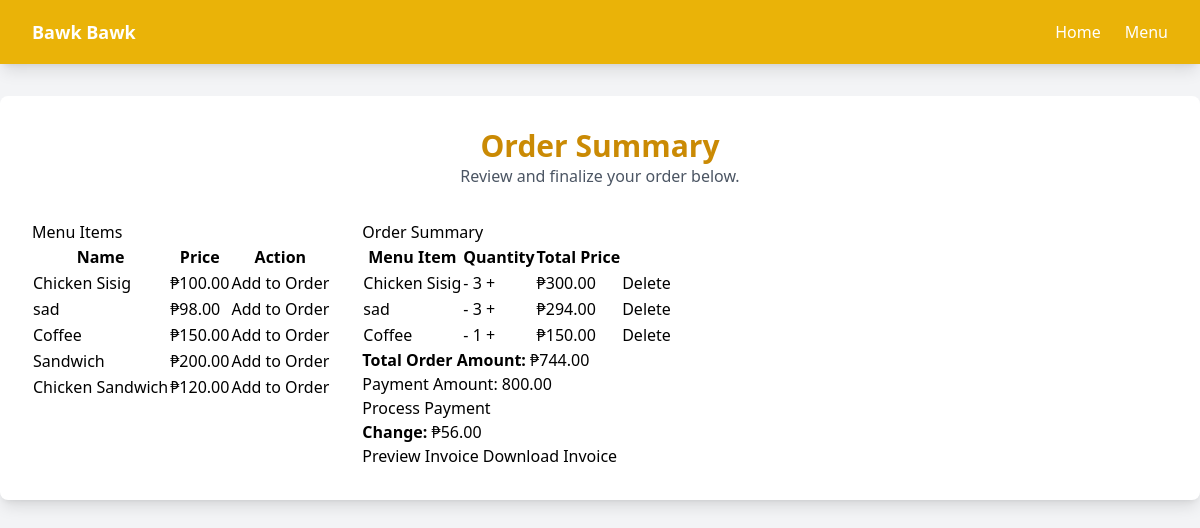
The page /order/payment/19/ on the database its author committed.
### sales_list/models.py (models this page shows, shortened)
class MenuItem(models.Model):
    name = models.CharField(max_length=255)
    price = models.DecimalField(max_digits=10, decimal_places=2)

class OrderDetail(models.Model):
    quantity = models.PositiveIntegerField()
    menu_item = models.ForeignKey(MenuItem, on_delete=models.CASCADE, blank=True, null=True)
    order_summary = models.ForeignKey(OrderSummary, on_delete=models.SET_NULL, blank=True, null=True)
    @property
    def total_price(self):
        return self.menu_item.price * self.quantity

class OrderSummary(models.Model):
    date = models.DateField(default=now)
    payment_amount = models.DecimalField(max_digits=10, decimal_places=2)
    @property
    def order_total(self):
        orderdetails = self.orderdetail_set.all()
        total = sum([details.total_price for details in orderdetails])
        return total
    @property
    def change(self):
        orderdetails = self.orderdetail_set.all()
        total = sum([details.total_price for details in orderdetails])
        change = self.payment_amount - total
        if total > self.payment_amount:
            return "Insufficient Amount!"
        elif self.payment_amount >= total:
            return change

### sales_list/views.py (the view, shortened to what this page needs)
# urls.py: path('order/payment/<int:order_id>/', sales.process_payment, name='process_payment'),
def process_payment(request, order_id):
    order_summary = OrderSummary.objects.get(id=order_id)
    all_order_items = OrderDetail.objects.filter(order_summary=order_summary)
    all_items = MenuItem.objects.all()
    return render(request, 'neworder.html', {
        'order_summary': order_summary,
        'all_items': all_items,  # Display all menu items on GET request
        'all_order_items': all_order_items  # Display current order items
    })

### sales_list/templates/neworder.html (shortened to what this page needs)
{% extends 'base.html' %}
{% block content %}
<div class="bg-white p-8 rounded-lg shadow-lg">
    <div class="text-center mb-8">
        <h1 class="text-3xl font-bold text-yellow-600">Order Summary</h1>
        <p class="text-gray-600">Review and finalize your order below.</p>
    </div>
    <div class="flex flex-row">
        <div>
            <h2>Menu Items</h2>
            <form method="POST">
                <table class="table-auto">
                    <thead>
                        <tr>
                            <th>Name</th>
                            <th>Price</th>
                            <th>Action</th>
                        </tr>
                    </thead>
                    <tbody>
                        {% for item in all_items %}
                        <tr>
                            <td>{{ item.name }}</td>
                            <td>₱{{ item.price }}</td>
                            <td>
                                <button type="submit" name="menu_item" value="{{ item.id }}" class="add-btn">Add to Order</button>
                            </td>
                        </tr>
                        {% endfor %}
                    </tbody>
                </table>
            </form>
        </div>
    <div class="pl-8">
        <h2>Order Summary</h2>
        <table class="table-auto">
            <thead>
                <tr>
                    <th>Menu Item</th>
                    <th>Quantity</th>
                    <th>Total Price</th>
                </tr>
            </thead>
            <tbody>
                {% for order_item in all_order_items %}
                <tr>
                    <td>{{ order_item.menu_item.name }}</td>
                    <td>
                        <form method="POST" action="{% url 'update_quantity' order_item.id %}">
                            <button type="submit" name="adjustment" value="decrease">-</button>
                            <span>{{ order_item.quantity }}</span>
                            <button type="submit" name="adjustment" value="increase">+</button>
                        </form>
                    </td>
                    <td>₱{{ order_item.total_price }}</td>
                    <td>
                        <a href="{% url 'delete_order_item' order_item.id %}">Delete</a>
                    </td>
                </tr>
                {% endfor %}
            </tbody>
        </table>
        <form method="POST" action="{% url 'process_payment' order_summary.id %}">
            <p><strong>Total Order Amount:</strong> ₱{{ order_summary.order_total }}</p>
            <div>
                <label for="payment_amount">Payment Amount:</label>
                <input type="number" name="payment_amount" step="0.01" min="0" value="{{ order_summary.payment_amount }}" required>
            </div>
            <button type="submit" class="btn btn-primary">Process Payment</button>
            <p><strong>Change:</strong> ₱{{ order_summary.change }}</p>
        </form>
        {% if order_summary.payment_amount > order_summary.order_total %}
        <div>
            <a href="{% url 'report_preview' order_summary.id %}" class="btn btn-secondary">Preview Invoice</a>
            <a href="{% url 'report_download' order_summary.id %}" class="btn btn-primary">Download Invoice</a>
        </div>
        {% endif %}
    </div>
</div>
</div>
{% endblock %}

### rows shown on the page
MenuItem: name "Chicken Sisig", price "100.00", {{ item.id }} 2 (drawn)
MenuItem: name "sad", price "98.00", {{ item.id }} 10 (drawn)
MenuItem: name "Coffee", price "150.00", {{ item.id }} 11 (drawn)
MenuItem: name "Sandwich", price "200.00", {{ item.id }} 12 (drawn)
MenuItem: name "Chicken Sandwich", price "120.00", {{ item.id }} 13 (drawn)
OrderDetail: menu_item.name "Chicken Sisig", quantity "3", total_price "300.00"
OrderDetail: menu_item.name "sad", quantity "3", total_price "294.00"
OrderDetail: menu_item.name "Coffee", quantity "1", total_price "150.00"
OrderSummary: order_total "744.00", payment_amount "800.00", change "56.00"
